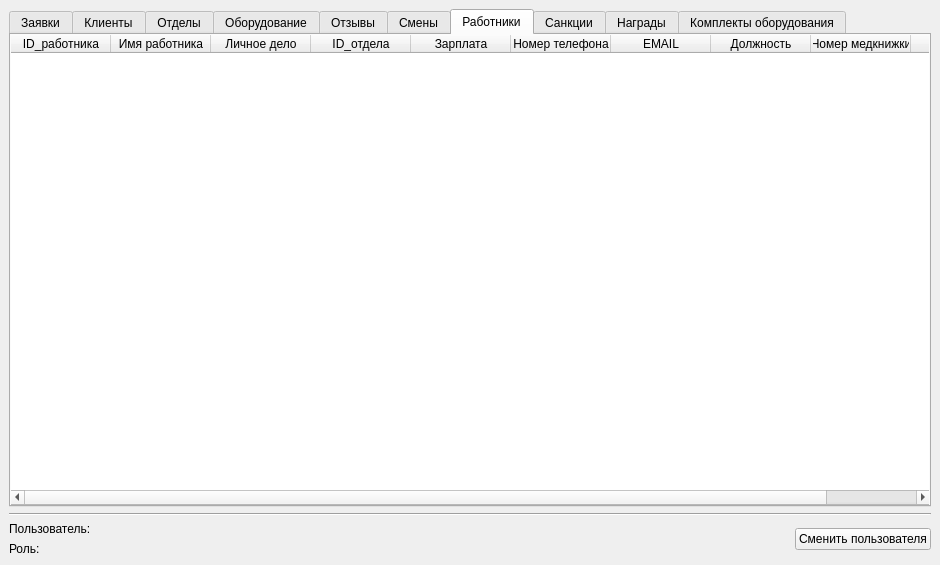
<?xml version="1.0" encoding="UTF-8"?>
<ui version="4.0">
 <class>MainWindow</class>
 <widget class="QMainWindow" name="MainWindow">
  <property name="enabled">
   <bool>true</bool>
  </property>
  <property name="geometry">
   <rect>
    <x>0</x>
    <y>0</y>
    <width>940</width>
    <height>565</height>
   </rect>
  </property>
  <property name="sizePolicy">
   <sizepolicy hsizetype="Fixed" vsizetype="Fixed">
    <horstretch>0</horstretch>
    <verstretch>0</verstretch>
   </sizepolicy>
  </property>
  <property name="minimumSize">
   <size>
    <width>940</width>
    <height>565</height>
   </size>
  </property>
  <property name="maximumSize">
   <size>
    <width>940</width>
    <height>565</height>
   </size>
  </property>
  <property name="windowTitle">
   <string>MainWindow</string>
  </property>
  <widget class="QWidget" name="centralwidget">
   <property name="minimumSize">
    <size>
     <width>940</width>
     <height>565</height>
    </size>
   </property>
   <property name="maximumSize">
    <size>
     <width>940</width>
     <height>565</height>
    </size>
   </property>
   <layout class="QGridLayout" name="gridLayout_3">
    <item row="2" column="0">
     <widget class="Line" name="line">
      <property name="orientation">
       <enum>Qt::Horizontal</enum>
      </property>
     </widget>
    </item>
    <item row="3" column="0">
     <layout class="QGridLayout" name="gridLayout">
      <item row="0" column="0">
       <layout class="QHBoxLayout" name="horizontalLayout">
        <item>
         <layout class="QVBoxLayout" name="verticalLayout_2">
          <item>
           <widget class="QLabel" name="label_3">
            <property name="text">
             <string>Пользователь: </string>
            </property>
           </widget>
          </item>
          <item>
           <widget class="QLabel" name="label_4">
            <property name="text">
             <string>Роль: </string>
            </property>
           </widget>
          </item>
         </layout>
        </item>
        <item>
         <spacer name="horizontalSpacer">
          <property name="orientation">
           <enum>Qt::Horizontal</enum>
          </property>
          <property name="sizeHint" stdset="0">
           <size>
            <width>40</width>
            <height>20</height>
           </size>
          </property>
         </spacer>
        </item>
       </layout>
      </item>
      <item row="0" column="1">
       <widget class="QPushButton" name="pushButton">
        <property name="text">
         <string>Сменить пользователя</string>
        </property>
       </widget>
      </item>
     </layout>
    </item>
    <item row="0" column="0">
     <widget class="QTabWidget" name="tabWidget">
      <property name="currentIndex">
       <number>6</number>
      </property>
      <property name="elideMode">
       <enum>Qt::ElideRight</enum>
      </property>
      <widget class="QWidget" name="request_tab">
       <property name="minimumSize">
        <size>
         <width>340</width>
         <height>140</height>
        </size>
       </property>
       <property name="focusPolicy">
        <enum>Qt::TabFocus</enum>
       </property>
       <attribute name="title">
        <string>Заявки</string>
       </attribute>
       <widget class="QWidget" name="horizontalLayoutWidget_2">
        <property name="geometry">
         <rect>
          <x>-1</x>
          <y>-1</y>
          <width>921</width>
          <height>411</height>
         </rect>
        </property>
        <layout class="QHBoxLayout" name="horizontalLayout_4">
         <item>
          <widget class="QTableWidget" name="requests">
           <property name="sizePolicy">
            <sizepolicy hsizetype="Expanding" vsizetype="Expanding">
             <horstretch>0</horstretch>
             <verstretch>0</verstretch>
            </sizepolicy>
           </property>
           <property name="contextMenuPolicy">
            <enum>Qt::DefaultContextMenu</enum>
           </property>
           <property name="frameShape">
            <enum>QFrame::Panel</enum>
           </property>
           <property name="midLineWidth">
            <number>1</number>
           </property>
           <property name="horizontalScrollBarPolicy">
            <enum>Qt::ScrollBarAlwaysOff</enum>
           </property>
           <property name="sizeAdjustPolicy">
            <enum>QAbstractScrollArea::AdjustToContents</enum>
           </property>
           <property name="editTriggers">
            <set>QAbstractItemView::NoEditTriggers</set>
           </property>
           <property name="tabKeyNavigation">
            <bool>false</bool>
           </property>
           <property name="dragDropOverwriteMode">
            <bool>false</bool>
           </property>
           <property name="dragDropMode">
            <enum>QAbstractItemView::NoDragDrop</enum>
           </property>
           <property name="alternatingRowColors">
            <bool>true</bool>
           </property>
           <property name="selectionMode">
            <enum>QAbstractItemView::MultiSelection</enum>
           </property>
           <property name="selectionBehavior">
            <enum>QAbstractItemView::SelectRows</enum>
           </property>
           <property name="gridStyle">
            <enum>Qt::DotLine</enum>
           </property>
           <property name="sortingEnabled">
            <bool>true</bool>
           </property>
           <property name="wordWrap">
            <bool>true</bool>
           </property>
           <property name="rowCount">
            <number>0</number>
           </property>
           <attribute name="horizontalHeaderCascadingSectionResizes">
            <bool>true</bool>
           </attribute>
           <attribute name="horizontalHeaderShowSortIndicator" stdset="0">
            <bool>true</bool>
           </attribute>
           <attribute name="horizontalHeaderStretchLastSection">
            <bool>true</bool>
           </attribute>
           <column>
            <property name="text">
             <string notr="true">ID_заявки</string>
            </property>
           </column>
           <column>
            <property name="text">
             <string>Дата создания</string>
            </property>
           </column>
           <column>
            <property name="text">
             <string>Тип услуги</string>
            </property>
           </column>
           <column>
            <property name="text">
             <string>Дата завершения</string>
            </property>
           </column>
           <column>
            <property name="text">
             <string>Исполнитель</string>
            </property>
           </column>
           <column>
            <property name="text">
             <string>Заказчик</string>
            </property>
           </column>
          </widget>
         </item>
        </layout>
       </widget>
       <widget class="Line" name="line_2">
        <property name="geometry">
         <rect>
          <x>-3</x>
          <y>410</y>
          <width>921</width>
          <height>20</height>
         </rect>
        </property>
        <property name="orientation">
         <enum>Qt::Horizontal</enum>
        </property>
       </widget>
       <widget class="QWidget" name="horizontalLayoutWidget_6">
        <property name="geometry">
         <rect>
          <x>-1</x>
          <y>429</y>
          <width>911</width>
          <height>31</height>
         </rect>
        </property>
        <layout class="QHBoxLayout" name="horizontalLayout_2">
         <item>
          <widget class="QPushButton" name="add_new_request_b">
           <property name="text">
            <string>Добавить новую</string>
           </property>
          </widget>
         </item>
        </layout>
       </widget>
      </widget>
      <widget class="QWidget" name="clients_tab">
       <attribute name="title">
        <string>Клиенты</string>
       </attribute>
       <widget class="QWidget" name="horizontalLayoutWidget">
        <property name="geometry">
         <rect>
          <x>-1</x>
          <y>-1</y>
          <width>921</width>
          <height>411</height>
         </rect>
        </property>
        <layout class="QHBoxLayout" name="horizontalLayout_5">
         <item>
          <widget class="QTableWidget" name="clients">
           <property name="sizePolicy">
            <sizepolicy hsizetype="Expanding" vsizetype="Expanding">
             <horstretch>0</horstretch>
             <verstretch>0</verstretch>
            </sizepolicy>
           </property>
           <property name="contextMenuPolicy">
            <enum>Qt::DefaultContextMenu</enum>
           </property>
           <property name="frameShape">
            <enum>QFrame::Panel</enum>
           </property>
           <property name="midLineWidth">
            <number>1</number>
           </property>
           <property name="horizontalScrollBarPolicy">
            <enum>Qt::ScrollBarAlwaysOff</enum>
           </property>
           <property name="sizeAdjustPolicy">
            <enum>QAbstractScrollArea::AdjustToContents</enum>
           </property>
           <property name="editTriggers">
            <set>QAbstractItemView::NoEditTriggers</set>
           </property>
           <property name="tabKeyNavigation">
            <bool>false</bool>
           </property>
           <property name="dragDropOverwriteMode">
            <bool>false</bool>
           </property>
           <property name="alternatingRowColors">
            <bool>true</bool>
           </property>
           <property name="gridStyle">
            <enum>Qt::DotLine</enum>
           </property>
           <property name="sortingEnabled">
            <bool>true</bool>
           </property>
           <property name="wordWrap">
            <bool>true</bool>
           </property>
           <property name="rowCount">
            <number>1</number>
           </property>
           <attribute name="horizontalHeaderCascadingSectionResizes">
            <bool>true</bool>
           </attribute>
           <attribute name="horizontalHeaderShowSortIndicator" stdset="0">
            <bool>true</bool>
           </attribute>
           <attribute name="horizontalHeaderStretchLastSection">
            <bool>true</bool>
           </attribute>
           <row/>
           <column>
            <property name="text">
             <string notr="true">ID_клиента</string>
            </property>
           </column>
           <column>
            <property name="text">
             <string>Дата подключения</string>
            </property>
           </column>
           <column>
            <property name="text">
             <string>Статус</string>
            </property>
           </column>
           <column>
            <property name="text">
             <string>Кредитная карта</string>
            </property>
           </column>
           <column>
            <property name="text">
             <string>Банк</string>
            </property>
           </column>
           <column>
            <property name="text">
             <string>Район</string>
            </property>
           </column>
          </widget>
         </item>
        </layout>
       </widget>
       <widget class="Line" name="line_3">
        <property name="geometry">
         <rect>
          <x>-3</x>
          <y>410</y>
          <width>921</width>
          <height>20</height>
         </rect>
        </property>
        <property name="orientation">
         <enum>Qt::Horizontal</enum>
        </property>
       </widget>
       <widget class="QWidget" name="horizontalLayoutWidget_7">
        <property name="geometry">
         <rect>
          <x>0</x>
          <y>430</y>
          <width>911</width>
          <height>31</height>
         </rect>
        </property>
        <layout class="QHBoxLayout" name="horizontalLayout_3">
         <item>
          <widget class="QPushButton" name="add_new_client_tab">
           <property name="text">
            <string>Добавить нового клиента</string>
           </property>
          </widget>
         </item>
        </layout>
       </widget>
      </widget>
      <widget class="QWidget" name="groups_tab">
       <attribute name="title">
        <string>Отделы</string>
       </attribute>
       <widget class="QWidget" name="horizontalLayoutWidget_3">
        <property name="geometry">
         <rect>
          <x>-1</x>
          <y>-1</y>
          <width>921</width>
          <height>411</height>
         </rect>
        </property>
        <layout class="QHBoxLayout" name="horizontalLayout_6">
         <item>
          <widget class="QTableWidget" name="groups">
           <property name="sizePolicy">
            <sizepolicy hsizetype="Expanding" vsizetype="Expanding">
             <horstretch>0</horstretch>
             <verstretch>0</verstretch>
            </sizepolicy>
           </property>
           <property name="contextMenuPolicy">
            <enum>Qt::DefaultContextMenu</enum>
           </property>
           <property name="frameShape">
            <enum>QFrame::Panel</enum>
           </property>
           <property name="midLineWidth">
            <number>1</number>
           </property>
           <property name="horizontalScrollBarPolicy">
            <enum>Qt::ScrollBarAsNeeded</enum>
           </property>
           <property name="sizeAdjustPolicy">
            <enum>QAbstractScrollArea::AdjustToContents</enum>
           </property>
           <property name="editTriggers">
            <set>QAbstractItemView::NoEditTriggers</set>
           </property>
           <property name="tabKeyNavigation">
            <bool>false</bool>
           </property>
           <property name="dragDropOverwriteMode">
            <bool>false</bool>
           </property>
           <property name="alternatingRowColors">
            <bool>true</bool>
           </property>
           <property name="gridStyle">
            <enum>Qt::DotLine</enum>
           </property>
           <property name="sortingEnabled">
            <bool>true</bool>
           </property>
           <property name="wordWrap">
            <bool>true</bool>
           </property>
           <property name="rowCount">
            <number>1</number>
           </property>
           <attribute name="horizontalHeaderCascadingSectionResizes">
            <bool>true</bool>
           </attribute>
           <attribute name="horizontalHeaderMinimumSectionSize">
            <number>60</number>
           </attribute>
           <attribute name="horizontalHeaderShowSortIndicator" stdset="0">
            <bool>true</bool>
           </attribute>
           <attribute name="horizontalHeaderStretchLastSection">
            <bool>true</bool>
           </attribute>
           <attribute name="verticalHeaderCascadingSectionResizes">
            <bool>true</bool>
           </attribute>
           <attribute name="verticalHeaderShowSortIndicator" stdset="0">
            <bool>true</bool>
           </attribute>
           <attribute name="verticalHeaderStretchLastSection">
            <bool>false</bool>
           </attribute>
           <row/>
           <column>
            <property name="text">
             <string notr="true">Наименование отдела</string>
            </property>
           </column>
           <column>
            <property name="text">
             <string>ID_отдела</string>
            </property>
           </column>
           <column>
            <property name="text">
             <string>Описание деятельности</string>
            </property>
           </column>
           <column>
            <property name="text">
             <string>Департамент</string>
            </property>
           </column>
          </widget>
         </item>
        </layout>
       </widget>
       <widget class="QWidget" name="horizontalLayoutWidget_8">
        <property name="geometry">
         <rect>
          <x>0</x>
          <y>430</y>
          <width>911</width>
          <height>31</height>
         </rect>
        </property>
        <layout class="QHBoxLayout" name="horizontalLayout_9">
         <item>
          <widget class="QPushButton" name="add_new_group">
           <property name="enabled">
            <bool>true</bool>
           </property>
           <property name="text">
            <string>Добавить отдел</string>
           </property>
          </widget>
         </item>
        </layout>
       </widget>
       <widget class="Line" name="line_4">
        <property name="geometry">
         <rect>
          <x>0</x>
          <y>410</y>
          <width>911</width>
          <height>20</height>
         </rect>
        </property>
        <property name="orientation">
         <enum>Qt::Horizontal</enum>
        </property>
       </widget>
      </widget>
      <widget class="QWidget" name="equip_tab">
       <attribute name="title">
        <string>Оборудование</string>
       </attribute>
       <widget class="QWidget" name="horizontalLayoutWidget_4">
        <property name="geometry">
         <rect>
          <x>-1</x>
          <y>-1</y>
          <width>921</width>
          <height>411</height>
         </rect>
        </property>
        <layout class="QHBoxLayout" name="horizontalLayout_7">
         <item>
          <widget class="QTableWidget" name="equipments">
           <property name="sizePolicy">
            <sizepolicy hsizetype="Expanding" vsizetype="Expanding">
             <horstretch>0</horstretch>
             <verstretch>0</verstretch>
            </sizepolicy>
           </property>
           <property name="contextMenuPolicy">
            <enum>Qt::DefaultContextMenu</enum>
           </property>
           <property name="frameShape">
            <enum>QFrame::Panel</enum>
           </property>
           <property name="midLineWidth">
            <number>1</number>
           </property>
           <property name="horizontalScrollBarPolicy">
            <enum>Qt::ScrollBarAlwaysOff</enum>
           </property>
           <property name="sizeAdjustPolicy">
            <enum>QAbstractScrollArea::AdjustToContents</enum>
           </property>
           <property name="editTriggers">
            <set>QAbstractItemView::NoEditTriggers</set>
           </property>
           <property name="tabKeyNavigation">
            <bool>false</bool>
           </property>
           <property name="dragDropOverwriteMode">
            <bool>false</bool>
           </property>
           <property name="alternatingRowColors">
            <bool>true</bool>
           </property>
           <property name="gridStyle">
            <enum>Qt::DotLine</enum>
           </property>
           <property name="sortingEnabled">
            <bool>true</bool>
           </property>
           <property name="wordWrap">
            <bool>true</bool>
           </property>
           <property name="rowCount">
            <number>1</number>
           </property>
           <attribute name="horizontalHeaderCascadingSectionResizes">
            <bool>true</bool>
           </attribute>
           <attribute name="horizontalHeaderShowSortIndicator" stdset="0">
            <bool>true</bool>
           </attribute>
           <attribute name="horizontalHeaderStretchLastSection">
            <bool>true</bool>
           </attribute>
           <row/>
           <column>
            <property name="text">
             <string notr="true">ID_оборудования</string>
            </property>
           </column>
           <column>
            <property name="text">
             <string>Модель оборудования</string>
            </property>
           </column>
           <column>
            <property name="text">
             <string>Тип оборудования</string>
            </property>
           </column>
           <column>
            <property name="text">
             <string>Количество</string>
            </property>
           </column>
          </widget>
         </item>
        </layout>
       </widget>
       <widget class="Line" name="line_5">
        <property name="geometry">
         <rect>
          <x>0</x>
          <y>410</y>
          <width>911</width>
          <height>20</height>
         </rect>
        </property>
        <property name="orientation">
         <enum>Qt::Horizontal</enum>
        </property>
       </widget>
       <widget class="QWidget" name="horizontalLayoutWidget_9">
        <property name="geometry">
         <rect>
          <x>9</x>
          <y>430</y>
          <width>901</width>
          <height>31</height>
         </rect>
        </property>
        <layout class="QHBoxLayout" name="horizontalLayout_10">
         <item>
          <widget class="QPushButton" name="add_new_equip">
           <property name="text">
            <string>Добавить оборудование</string>
           </property>
          </widget>
         </item>
        </layout>
       </widget>
      </widget>
      <widget class="QWidget" name="review_tab">
       <attribute name="title">
        <string>Отзывы</string>
       </attribute>
       <widget class="QWidget" name="horizontalLayoutWidget_5">
        <property name="geometry">
         <rect>
          <x>-1</x>
          <y>-1</y>
          <width>921</width>
          <height>461</height>
         </rect>
        </property>
        <layout class="QHBoxLayout" name="horizontalLayout_8">
         <item>
          <widget class="QTableWidget" name="reviews">
           <property name="sizePolicy">
            <sizepolicy hsizetype="Expanding" vsizetype="Expanding">
             <horstretch>0</horstretch>
             <verstretch>0</verstretch>
            </sizepolicy>
           </property>
           <property name="contextMenuPolicy">
            <enum>Qt::DefaultContextMenu</enum>
           </property>
           <property name="frameShape">
            <enum>QFrame::Panel</enum>
           </property>
           <property name="midLineWidth">
            <number>1</number>
           </property>
           <property name="horizontalScrollBarPolicy">
            <enum>Qt::ScrollBarAlwaysOff</enum>
           </property>
           <property name="sizeAdjustPolicy">
            <enum>QAbstractScrollArea::AdjustToContents</enum>
           </property>
           <property name="editTriggers">
            <set>QAbstractItemView::NoEditTriggers</set>
           </property>
           <property name="tabKeyNavigation">
            <bool>false</bool>
           </property>
           <property name="dragDropOverwriteMode">
            <bool>false</bool>
           </property>
           <property name="alternatingRowColors">
            <bool>true</bool>
           </property>
           <property name="gridStyle">
            <enum>Qt::DotLine</enum>
           </property>
           <property name="sortingEnabled">
            <bool>true</bool>
           </property>
           <property name="wordWrap">
            <bool>true</bool>
           </property>
           <property name="rowCount">
            <number>1</number>
           </property>
           <attribute name="horizontalHeaderCascadingSectionResizes">
            <bool>true</bool>
           </attribute>
           <attribute name="horizontalHeaderShowSortIndicator" stdset="0">
            <bool>true</bool>
           </attribute>
           <attribute name="horizontalHeaderStretchLastSection">
            <bool>true</bool>
           </attribute>
           <row/>
           <column>
            <property name="text">
             <string notr="true">ID_отзыва</string>
            </property>
           </column>
           <column>
            <property name="text">
             <string>Текст отзыва</string>
            </property>
           </column>
           <column>
            <property name="text">
             <string>Оценка (до 10)</string>
            </property>
           </column>
           <column>
            <property name="text">
             <string>Клиент</string>
            </property>
           </column>
          </widget>
         </item>
        </layout>
       </widget>
      </widget>
      <widget class="QWidget" name="shifts_tab">
       <attribute name="title">
        <string>Смены</string>
       </attribute>
       <widget class="QWidget" name="horizontalLayoutWidget_10">
        <property name="geometry">
         <rect>
          <x>-1</x>
          <y>-1</y>
          <width>921</width>
          <height>411</height>
         </rect>
        </property>
        <layout class="QHBoxLayout" name="horizontalLayout_11">
         <item>
          <widget class="QTableWidget" name="shifts">
           <attribute name="horizontalHeaderCascadingSectionResizes">
            <bool>true</bool>
           </attribute>
           <attribute name="horizontalHeaderShowSortIndicator" stdset="0">
            <bool>true</bool>
           </attribute>
           <attribute name="horizontalHeaderStretchLastSection">
            <bool>true</bool>
           </attribute>
           <attribute name="verticalHeaderCascadingSectionResizes">
            <bool>true</bool>
           </attribute>
           <column>
            <property name="text">
             <string>ID_смены</string>
            </property>
           </column>
           <column>
            <property name="text">
             <string>ID_работников</string>
            </property>
           </column>
           <column>
            <property name="text">
             <string>Дата выхода на работу</string>
            </property>
           </column>
           <column>
            <property name="text">
             <string>Дата окончания работы</string>
            </property>
           </column>
          </widget>
         </item>
        </layout>
       </widget>
       <widget class="Line" name="line_6">
        <property name="geometry">
         <rect>
          <x>0</x>
          <y>410</y>
          <width>911</width>
          <height>20</height>
         </rect>
        </property>
        <property name="orientation">
         <enum>Qt::Horizontal</enum>
        </property>
       </widget>
       <widget class="QWidget" name="horizontalLayoutWidget_11">
        <property name="geometry">
         <rect>
          <x>-1</x>
          <y>424</y>
          <width>911</width>
          <height>31</height>
         </rect>
        </property>
        <layout class="QHBoxLayout" name="horizontalLayout_12">
         <item>
          <widget class="QPushButton" name="add_new_shift">
           <property name="text">
            <string>Добавить смену</string>
           </property>
          </widget>
         </item>
        </layout>
       </widget>
      </widget>
      <widget class="QWidget" name="workers_tab">
       <attribute name="title">
        <string>Работники</string>
       </attribute>
       <widget class="QWidget" name="horizontalLayoutWidget_12">
        <property name="geometry">
         <rect>
          <x>-1</x>
          <y>-1</y>
          <width>921</width>
          <height>471</height>
         </rect>
        </property>
        <layout class="QHBoxLayout" name="horizontalLayout_13">
         <item>
          <widget class="QTableWidget" name="workers">
           <attribute name="horizontalHeaderCascadingSectionResizes">
            <bool>true</bool>
           </attribute>
           <attribute name="horizontalHeaderShowSortIndicator" stdset="0">
            <bool>true</bool>
           </attribute>
           <attribute name="horizontalHeaderStretchLastSection">
            <bool>true</bool>
           </attribute>
           <column>
            <property name="text">
             <string>ID_работника</string>
            </property>
           </column>
           <column>
            <property name="text">
             <string>Имя работника</string>
            </property>
           </column>
           <column>
            <property name="text">
             <string>Личное дело</string>
            </property>
           </column>
           <column>
            <property name="text">
             <string>ID_отдела</string>
            </property>
           </column>
           <column>
            <property name="text">
             <string>Зарплата</string>
            </property>
           </column>
           <column>
            <property name="text">
             <string>Номер телефона</string>
            </property>
           </column>
           <column>
            <property name="text">
             <string>EMAIL</string>
            </property>
           </column>
           <column>
            <property name="text">
             <string>Должность</string>
            </property>
           </column>
           <column>
            <property name="text">
             <string>Номер медкнижки</string>
            </property>
           </column>
           <column>
            <property name="text">
             <string>Адрес</string>
            </property>
           </column>
          </widget>
         </item>
        </layout>
       </widget>
      </widget>
      <widget class="QWidget" name="sanctions_tab">
       <attribute name="title">
        <string>Санкции</string>
       </attribute>
       <widget class="QWidget" name="horizontalLayoutWidget_14">
        <property name="geometry">
         <rect>
          <x>-1</x>
          <y>-1</y>
          <width>921</width>
          <height>401</height>
         </rect>
        </property>
        <layout class="QHBoxLayout" name="horizontalLayout_16">
         <item>
          <widget class="QTableWidget" name="sanctions">
           <attribute name="horizontalHeaderStretchLastSection">
            <bool>true</bool>
           </attribute>
           <attribute name="verticalHeaderCascadingSectionResizes">
            <bool>true</bool>
           </attribute>
           <column>
            <property name="text">
             <string>ID_санкции</string>
            </property>
           </column>
           <column>
            <property name="text">
             <string>ID_работника</string>
            </property>
           </column>
           <column>
            <property name="text">
             <string>Описание</string>
            </property>
           </column>
           <column>
            <property name="text">
             <string>Сумма</string>
            </property>
           </column>
          </widget>
         </item>
        </layout>
       </widget>
       <widget class="QWidget" name="horizontalLayoutWidget_15">
        <property name="geometry">
         <rect>
          <x>0</x>
          <y>420</y>
          <width>921</width>
          <height>31</height>
         </rect>
        </property>
        <layout class="QHBoxLayout" name="horizontalLayout_17">
         <item>
          <widget class="QPushButton" name="add_new_sanctions">
           <property name="text">
            <string>Добавить санкцию</string>
           </property>
          </widget>
         </item>
        </layout>
       </widget>
       <widget class="Line" name="line_8">
        <property name="geometry">
         <rect>
          <x>0</x>
          <y>400</y>
          <width>911</width>
          <height>20</height>
         </rect>
        </property>
        <property name="orientation">
         <enum>Qt::Horizontal</enum>
        </property>
       </widget>
      </widget>
      <widget class="QWidget" name="awards_tab">
       <attribute name="title">
        <string>Награды</string>
       </attribute>
       <widget class="QWidget" name="horizontalLayoutWidget_16">
        <property name="geometry">
         <rect>
          <x>-1</x>
          <y>-1</y>
          <width>921</width>
          <height>401</height>
         </rect>
        </property>
        <layout class="QHBoxLayout" name="horizontalLayout_18">
         <item>
          <widget class="QTableWidget" name="awards">
           <attribute name="horizontalHeaderCascadingSectionResizes">
            <bool>true</bool>
           </attribute>
           <attribute name="horizontalHeaderShowSortIndicator" stdset="0">
            <bool>true</bool>
           </attribute>
           <attribute name="horizontalHeaderStretchLastSection">
            <bool>true</bool>
           </attribute>
           <column>
            <property name="text">
             <string>ID_награды</string>
            </property>
           </column>
           <column>
            <property name="text">
             <string>ID_работника</string>
            </property>
           </column>
           <column>
            <property name="text">
             <string>Описание</string>
            </property>
           </column>
           <column>
            <property name="text">
             <string>Сумма</string>
            </property>
           </column>
          </widget>
         </item>
        </layout>
       </widget>
       <widget class="QWidget" name="horizontalLayoutWidget_17">
        <property name="geometry">
         <rect>
          <x>-1</x>
          <y>420</y>
          <width>921</width>
          <height>31</height>
         </rect>
        </property>
        <layout class="QHBoxLayout" name="horizontalLayout_19">
         <item>
          <widget class="QPushButton" name="add_new_awards">
           <property name="text">
            <string>Добавить награду</string>
           </property>
          </widget>
         </item>
        </layout>
       </widget>
       <widget class="Line" name="line_9">
        <property name="geometry">
         <rect>
          <x>0</x>
          <y>400</y>
          <width>921</width>
          <height>20</height>
         </rect>
        </property>
        <property name="orientation">
         <enum>Qt::Horizontal</enum>
        </property>
       </widget>
      </widget>
      <widget class="QWidget" name="set_tab">
       <attribute name="title">
        <string>Комплекты оборудования</string>
       </attribute>
       <widget class="QWidget" name="horizontalLayoutWidget_18">
        <property name="geometry">
         <rect>
          <x>-1</x>
          <y>-1</y>
          <width>921</width>
          <height>401</height>
         </rect>
        </property>
        <layout class="QHBoxLayout" name="horizontalLayout_21">
         <item>
          <widget class="QTableWidget" name="sets">
           <attribute name="horizontalHeaderCascadingSectionResizes">
            <bool>true</bool>
           </attribute>
           <attribute name="horizontalHeaderShowSortIndicator" stdset="0">
            <bool>true</bool>
           </attribute>
           <attribute name="horizontalHeaderStretchLastSection">
            <bool>true</bool>
           </attribute>
           <column>
            <property name="text">
             <string>ID_комплекта</string>
            </property>
           </column>
           <column>
            <property name="text">
             <string>ID_оборудования</string>
            </property>
           </column>
           <column>
            <property name="text">
             <string>Количество</string>
            </property>
           </column>
           <column>
            <property name="text">
             <string>ID_запроса</string>
            </property>
           </column>
          </widget>
         </item>
        </layout>
       </widget>
       <widget class="Line" name="line_10">
        <property name="geometry">
         <rect>
          <x>0</x>
          <y>400</y>
          <width>921</width>
          <height>20</height>
         </rect>
        </property>
        <property name="orientation">
         <enum>Qt::Horizontal</enum>
        </property>
       </widget>
       <widget class="QWidget" name="horizontalLayoutWidget_19">
        <property name="geometry">
         <rect>
          <x>-1</x>
          <y>420</y>
          <width>921</width>
          <height>31</height>
         </rect>
        </property>
        <layout class="QHBoxLayout" name="horizontalLayout_22">
         <item>
          <widget class="QPushButton" name="add_new_set">
           <property name="text">
            <string>Добавить комплект</string>
           </property>
          </widget>
         </item>
        </layout>
       </widget>
      </widget>
     </widget>
    </item>
   </layout>
  </widget>
 </widget>
 <resources/>
 <connections/>
</ui>
